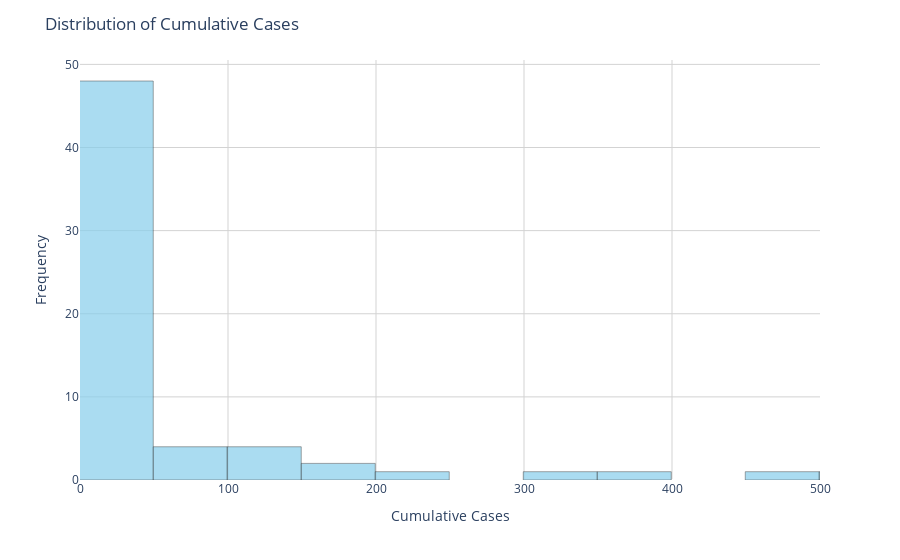

The code cell stored with this chart in its notebook:
### Markdown cell above
Data Distribution using Histogram

### Code cell
fig_dist = px.histogram(df, x='Cumulative_cases', color_discrete_sequence=['skyblue'], opacity=0.7)
fig_dist.update_layout(
    title='Distribution of Cumulative Cases',
    xaxis_title='Cumulative Cases',
    yaxis_title='Frequency'
)

fig_dist.update_traces(xbins=dict(size=50))  # You can adjust the bin size as needed

fig_dist.update_layout(xaxis_range=[0, 500])  # Set the desired x-axis range

fig_dist.update_layout(
    plot_bgcolor='rgba(0,0,0,0)',  # Transparent background
    paper_bgcolor='rgba(0,0,0,0)',  # Transparent plot area
    xaxis=dict(showgrid=True, gridcolor='lightgray'),  # Add grid lines
    yaxis=dict(showgrid=True, gridcolor='lightgray')  # Add grid lines
)


fig_dist.update_traces(marker=dict(line=dict(color='black', width=0.5)))  # Add black border to bars
fig_dist.update_traces(hovertemplate='Cumulative Cases: %{x}<br>Frequency: %{y}')



fig_dist.show()

### Figure 1 — Plotly figure (JSON) as saved in the notebook; plotly's stock layout.template omitted (floating-point values rounded to 4 significant figures)
{"data": [{"alignmentgroup": "True", "bingroup": "x", "hovertemplate": "Cumulative Cases: %{x}<br>Frequency: %{y}", "legendgroup": "", "marker": {"color": "skyblue", "line": {"color": "black", "width": 0.5}, "opacity": 0.7, "pattern": {"shape": ""}}, "name": "", "offsetgroup": "", "orientation": "v", "showlegend": false, "type": "histogram", "x": [0, 0, 0, 0, 0, 0, 0, 0, 1, 1, 1, 2, 3, 3, 3, 3, 3, 3, 3, 3, 3, 3, 3, 3, 3, 3, 3, 3, 3, 3, 3, 3, 3, 3, 3, 3, 3, 3, 3, 3, 5, 5, 28, 30, 31, 34, 39, 43, 56, 62, 73, 82, 102, 113, 119, 142, 156, 194, 244, 330, 396, 499, 536, 657, 727, 887, 987, 1024, 1251], "xaxis": "x", "xbins": {"size": 50}, "yaxis": "y"}], "layout": {"autosize": true, "barmode": "relative", "legend": {"tracegroupgap": 0}, "margin": {"t": 60}, "paper_bgcolor": "rgba(0, 0, 0, 0)", "plot_bgcolor": "rgba(0, 0, 0, 0)", "title": {"text": "Distribution of Cumulative Cases"}, "xaxis": {"anchor": "y", "domain": [0, 1], "gridcolor": "lightgray", "range": [0, 500], "showgrid": true, "title": {"text": "Cumulative Cases"}, "type": "linear"}, "yaxis": {"anchor": "x", "autorange": true, "domain": [0, 1], "gridcolor": "lightgray", "range": [0, 50.53], "showgrid": true, "title": {"text": "Frequency"}}}}
